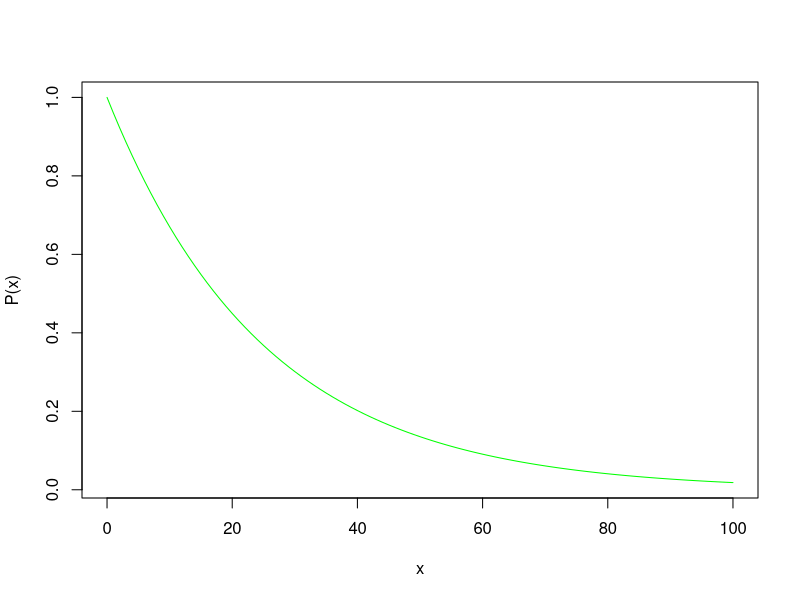
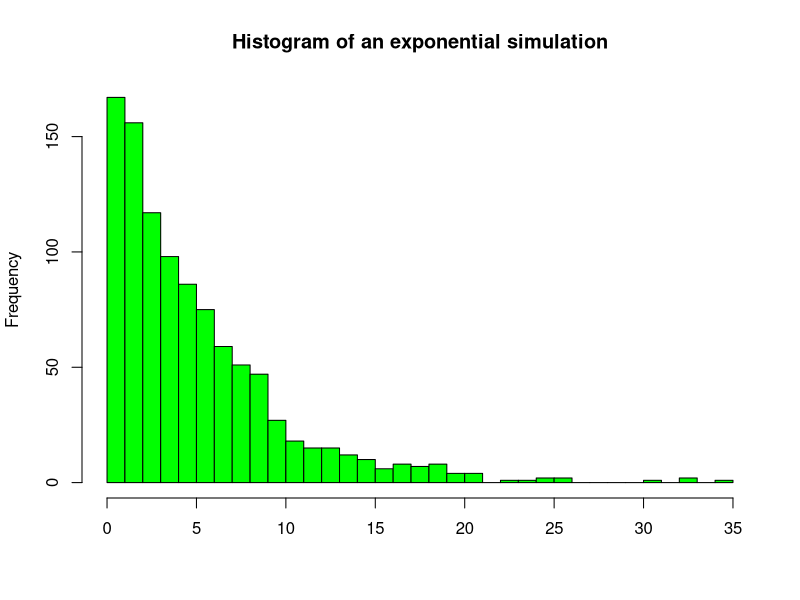
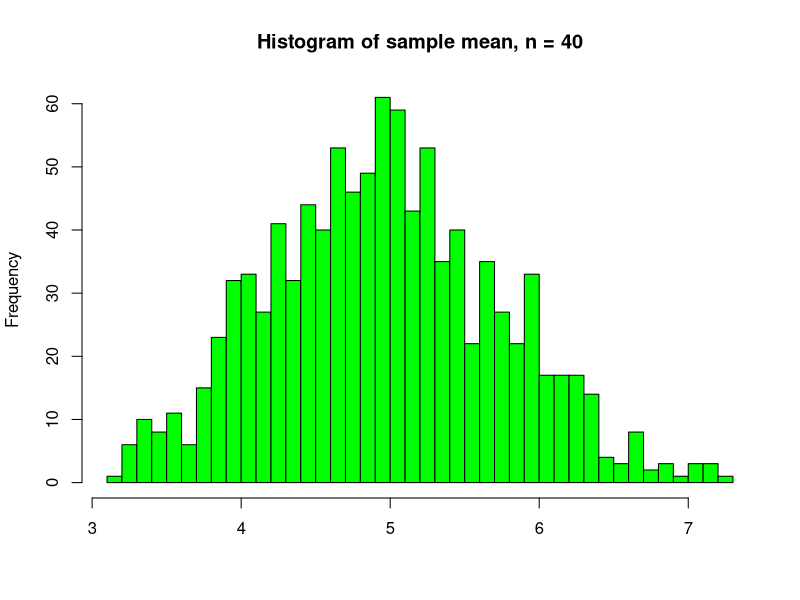
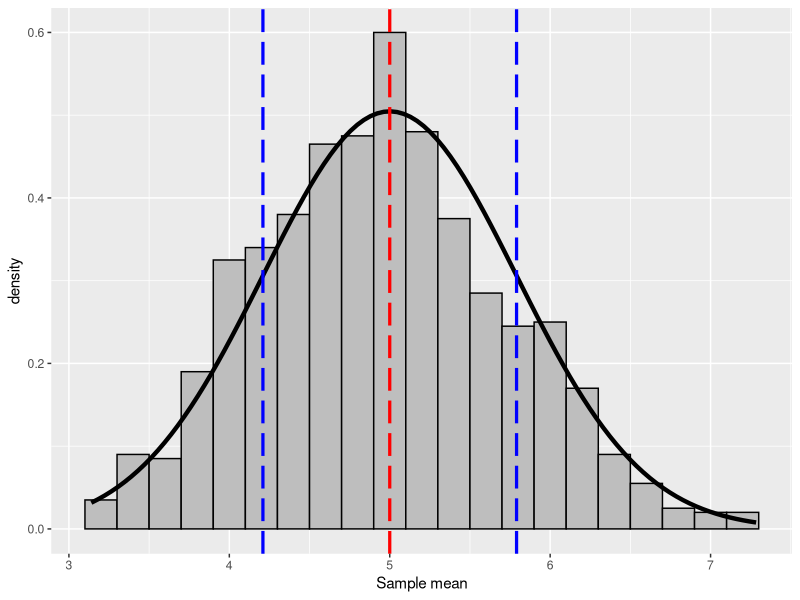
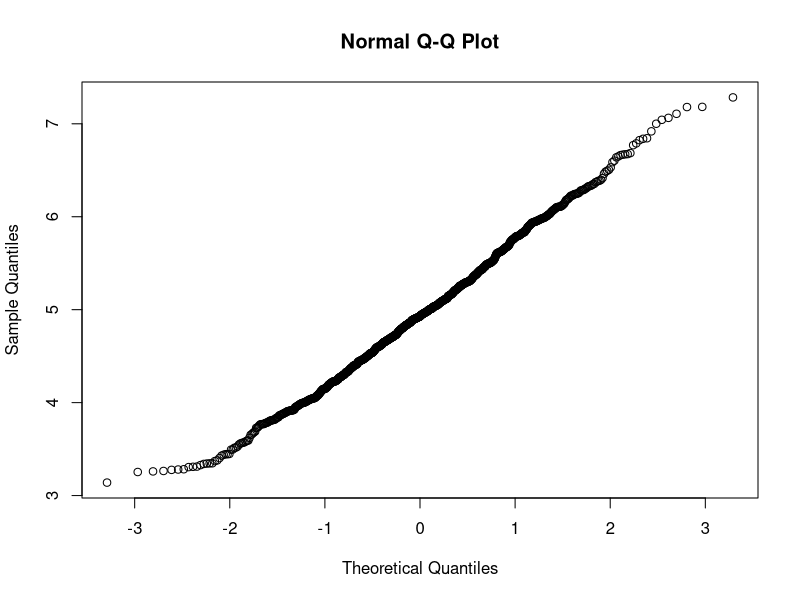

The R source for these figures, in order:
## ---- chunk 1
library("ggplot2")
## ---- chunk 2
x <- seq(0, 100, by = 1)
y <- exp(0.2*((-1)*(0.2)*x))
plot(x,y, type = "l", col = "green", ylab="P(x)")
## ---- chunk 3

exp_dist <- rexp(1000, rate = 0.2)
hist(exp_dist, 
     breaks = 30, 
     main = "Histogram of an exponential simulation", 
     xlab = "",
     col = "green"
     )
exp_mean <- mean(exp_dist)
exp_var <- var(exp_dist)
exp_std <- sd(exp_dist)
  
## ---- chunk 4

smean_dist <- c()
lambda <- 0.2
num_sim <- 1000
n <- 40
for (i in 1:num_sim) {
    smean_dist[i] <- mean(rexp(n, lambda))
}

s_mean <- mean(smean_dist)
s_var <- var(smean_dist)
s_std <- sd(smean_dist)

hist(smean_dist, 
     breaks = 30, 
     main = "Histogram of sample mean, n = 40", 
     xlab = "",
     col = "green"
     )


## ---- chunk 5

smean_frame = data.frame(smean_dist)
graph <- ggplot(smean_frame, aes(x = smean_dist))
graph + 
        geom_histogram(binwidth = .2, fill = "gray", colour="black", aes(y = ..density..)) + 
        stat_function(fun = dnorm, args=list(mean=5,sd=5/sqrt(40)), size = 1.5, colour="black") +
        geom_vline(xintercept=5, linetype = "longdash", colour = "red", size=1.1) + 
        geom_vline(xintercept=c(5 + 5/sqrt(40), 5 - 5/sqrt(40)), 
                   linetype = "longdash", colour = "blue", size=1.1) + 
        labs(x = "Sample mean")

## ---- chunk 6

qqnorm(smean_dist)

